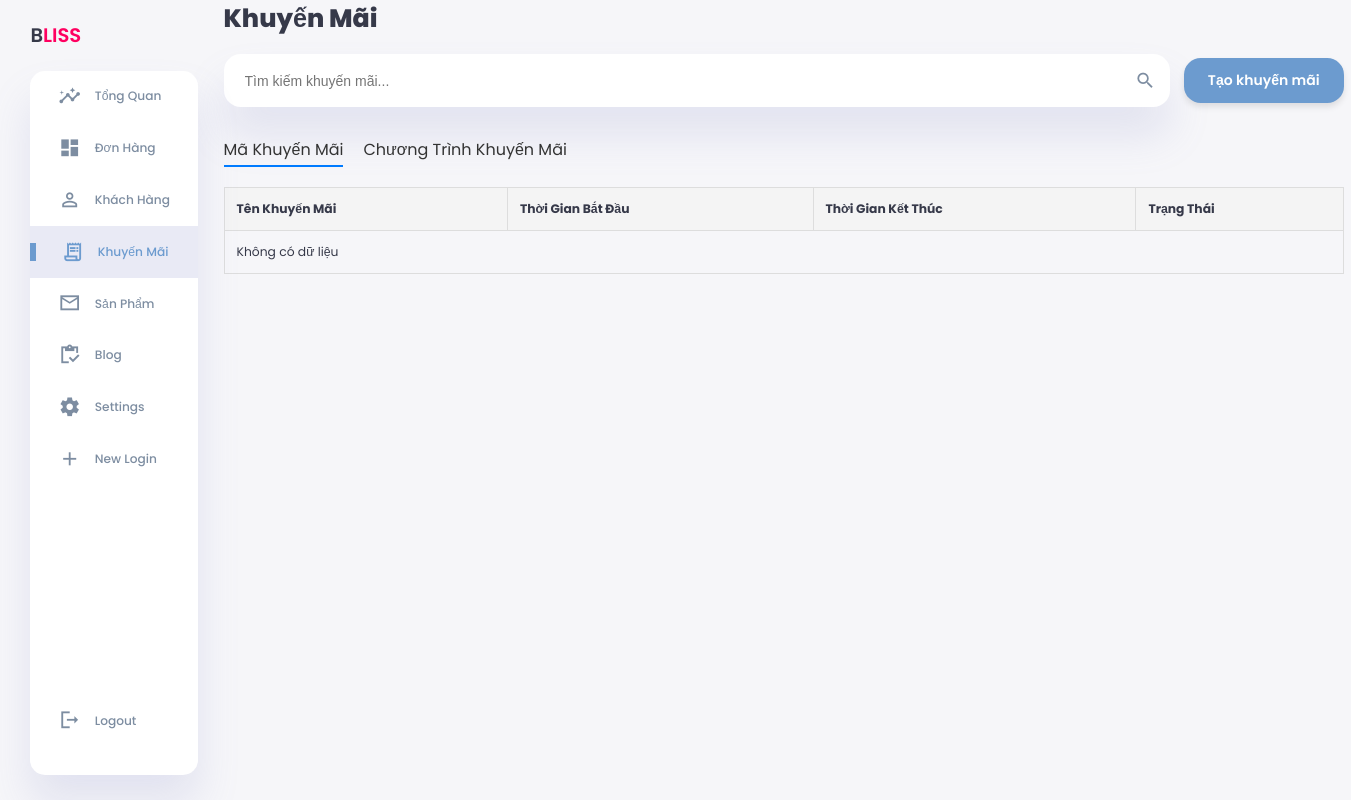
The app's page /admin/khuyenmai.php, older data.
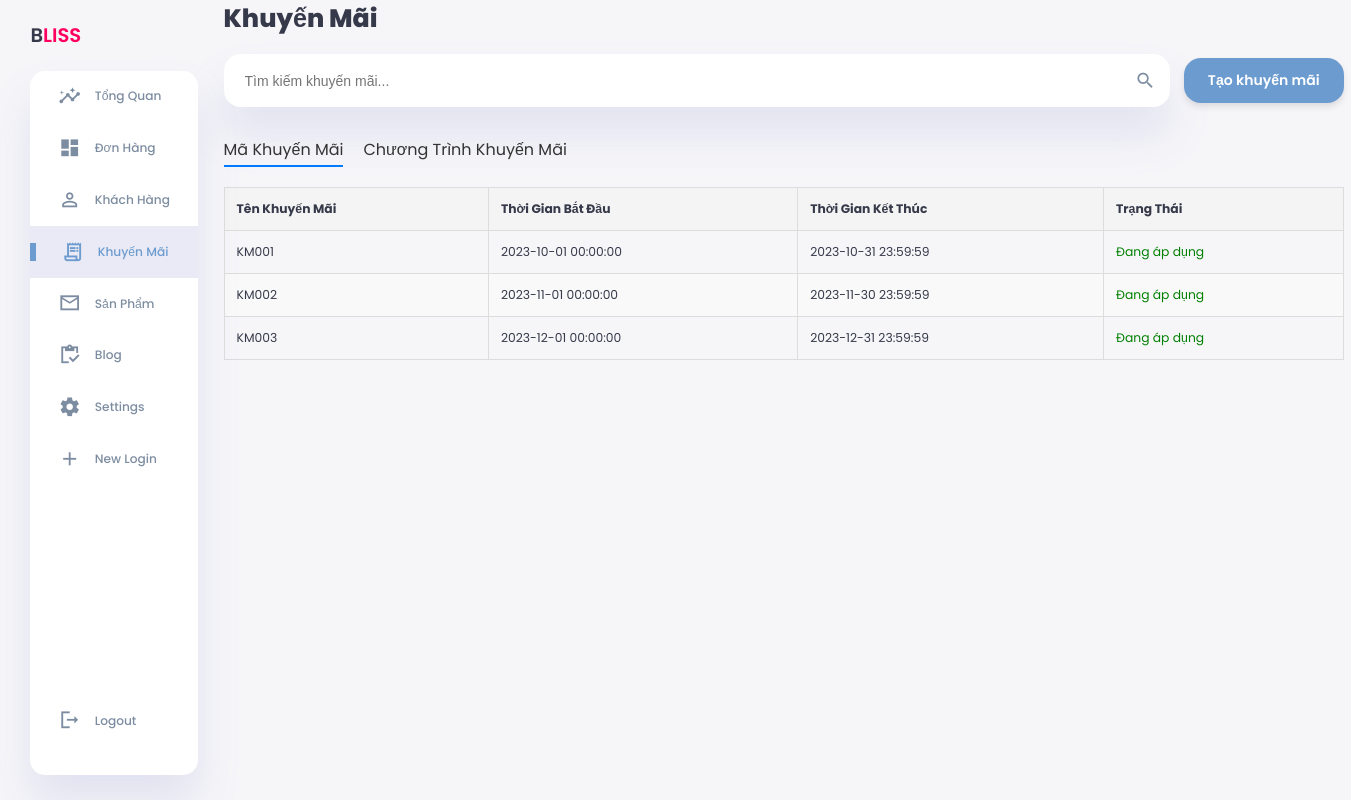
The same page, newer data.
### tables this page shows
CREATE TABLE IF NOT EXISTS ma_khuyen_mai (
    ten_km VARCHAR(100) PRIMARY KEY,
    gia_tri_so_tien FLOAT,  
    ti_le_phan_tram FLOAT,   
    thoi_gian_bat_dau DATETIME NOT NULL,
    thoi_gian_ket_thuc DATETIME NOT NULL
);

### admin/khuyenmai.php (the view, shortened to what this page needs)
<!DOCTYPE html>
<html lang="en">
<head>
    <link rel="stylesheet" href="../Css/khuyenmai.css">
</head>
<body>
    <div class="container">
    <?php include('menu.php'); ?>
        <main>
            <h1>Khuyến Mãi</h1>
            <div class="search-create-container">
                <div class="search-bar">
                    <input type="text" id="search-input" placeholder="Tìm kiếm khuyến mãi..." onkeyup="searchOrders()">
                    <span class="material-icons-sharp">search</span>
                </div>
                <a href="../admin/taokhuyenmai.php" class="create-order-btn">Tạo khuyến mãi</a>
            </div>
            <div class="promotion-container">
                <a href="../admin/makhuyenmai.php" class="promotion-link">
                    <h3>Mã Khuyến Mãi</h3>
                </a>
                <a href="../admin/chuongtrinhkhuyenmai.php" class="promotion-link">
                    <h3>Chương Trình Khuyến Mãi</h3>
                </a>
            </div>
            <?php
$servername = "localhost";
$username = "root";
$password = "";
$dbname = "furniture_store";
$conn = new mysqli($servername, $username, $password, $dbname);
$sql = "SELECT * FROM ma_khuyen_mai";
$result = $conn->query($sql);
?>
<table>
    <thead>
        <tr>
            <th>Tên Khuyến Mãi</th>
            <th>Thời Gian Bắt Đầu</th>
            <th>Thời Gian Kết Thúc</th>
            <th>Trạng Thái</th>
        </tr>
    </thead>
    <tbody>
        <?php
        if ($result->num_rows > 0) {
            while ($row = $result->fetch_assoc()) {
                $trangThaiClass = '';
                if ($row['trang_thai'] === 'Đang áp dụng') {
                    $trangThaiClass = 'active';
                } elseif ($row['trang_thai'] === 'Hết hạn') {
                    $trangThaiClass = 'inactive';
                } elseif ($row['trang_thai'] === 'Tạm dừng') {
                    $trangThaiClass = 'paused';
                }
                echo "<tr>
                        <td>{$row['ten_km']}</td>
                        <td>{$row['thoi_gian_bat_dau']}</td>
                        <td>{$row['thoi_gian_ket_thuc']}</td>
                        <td class='$trangThaiClass'>{$row['trang_thai']}</td>
                      </tr>";
            }
        } else {
            echo "<tr><td colspan='4'>Không có dữ liệu</td></tr>";
        }
        ?>
    </tbody>
</table>
        </main>
    </div>
</body>
</html>

Row changes from the older to the newer data that the page shows:
added ma_khuyen_mai: ten_km "KM001", thoi_gian_bat_dau "2023-10-01 00:00:00", thoi_gian_ket_thuc "2023-10-31 23:59:59", trang_thai "Đang áp dụng"
added ma_khuyen_mai: ten_km "KM002", thoi_gian_bat_dau "2023-11-01 00:00:00", thoi_gian_ket_thuc "2023-11-30 23:59:59", trang_thai "Đang áp dụng"
added ma_khuyen_mai: ten_km "KM003", thoi_gian_bat_dau "2023-12-01 00:00:00", thoi_gian_ket_thuc "2023-12-31 23:59:59", trang_thai "Đang áp dụng"
Text that changed along with them:
text no longer shown: "Không có dữ liệu"
